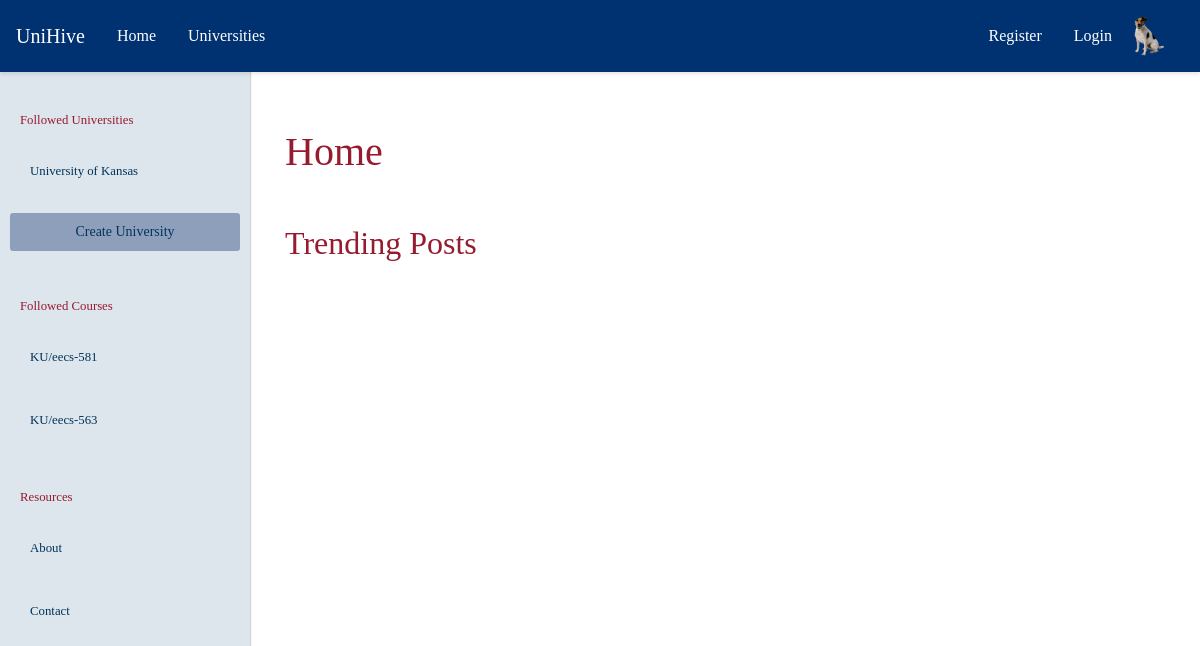
The page / on the database its author committed.
### tables this page shows
CREATE TABLE universities (
            id          INTEGER PRIMARY KEY,
            created     TIMESTAMP DEFAULT CURRENT_TIMESTAMP NOT NULL,
            name        VARCHAR UNIQUE NOT NULL,
            acronym     VARCHAR UNIQUE,
            description VARCHAR,
            logo        VARCHAR
        );

CREATE TABLE courses (
            id            INTEGER PRIMARY KEY,
            created       TIMESTAMP DEFAULT CURRENT_TIMESTAMP NOT NULL,
            name          VARCHAR NOT NULL,
            description   VARCHAR,
            course_number VARCHAR,
            department    INTEGER,
            hours         INTEGER,
            university    INTEGER NOT NULL,
            popularity_score INTEGER DEFAULT 0 
        );

### main.py (the view)
@app.route("/")
def home():
    return render_template('home.html')

### db.py (called while the page is built)
def query(query: str, parameters: tuple = tuple(), *, count: int = None):
    try:
        cursor = connection.cursor()               # Create a database cursor
        result = cursor.execute(query, parameters) # Execute the query safely
        connection.commit()                        # Commit the changes to DB
        if count is None:                  # If the count was not set
            return result.fetchall()       # Fetch every row in query
        if count == 1:                     # If the count was set one
            return result.fetchone()       # Fetch a single query row
        else:                              # If count was other value
            return result.fetchmany(count) # Fetch desired row amount
    except sqlite3.Error as e:
        print("[QUERY ERROR]", e)
        return False
    finally:
        cursor.close()

### department.py (called while the page is built)
    @staticmethod
    def get_department_by_id(id: int):
        params = query(
            "SELECT id, name, abbreviation, university FROM departments WHERE id = ?",
            (id,),
            count = 1
        )
        if not params: return None # Department not found
        return Department(*params) # Construct department object

### main.py (called while the page is built)
@app.context_processor
def inject_default():
    return dict(
        USERS   = USERS,
        SESSION = SESSION,
        active  = None
    )

### university.py (called while the page is built)
    @staticmethod
    def get_university_by_id(id: int):
        params = query(
            "SELECT id, name, acronym, description FROM universities WHERE id = ?;",
            (id,),
            count = 1
        )
        if not params: return None # University not found
        return University(*params) # Construct university object

### user.py (called while the page is built)
    @property
    def followed_universities(self):
        return [University(*params) for params in query(
            """
                SELECT DISTINCT universities.id, name, acronym, description
                FROM universities INNER JOIN user_universities
                ON universities.id = user_universities.university
                WHERE user = ?;
            """,
            (self.id,)
        )]

    @property
    def followed_courses(self):
        return [Course(*params) for params in query(
            """
                SELECT DISTINCT courses.id, name, description, course_number, department, university
                FROM courses INNER JOIN user_courses
                ON courses.id = user_courses.course
                WHERE user = ?;
            """,
            (self.id,)
        )]

### templates/home.html (shortened to what this page needs)
{% extends 'base.html' %}
{% block content_title %}Home{% endblock %}
{% block content_subtitle %}Trending Posts{% endblock %}

### templates/base.html (shortened to what this page needs)
<!doctype html>
<html lang="en">
  <head>
    <link
      rel="stylesheet"
      href="https://cdn.jsdelivr.net/npm/bootstrap@4.0.0/dist/css/bootstrap.min.css"
    />
    <link rel="stylesheet" href="{{url_for('static', filename='main.css')}}" />
  </head>
  <body>
    <nav class="navbar navbar-expand-lg navbar-custom fixed-top">
      <div class="container-fluid">
        <div class="d-flex align-items-center">
          <a class="navbar-brand" href="/">UniHive</a>
          <div class="collapse navbar-collapse" id="navbarNavDropdown">
            <ul class="navbar-nav">
              <li class="nav-item">
                <a class="nav-link" href="{{ url_for('home') }}">Home</a>
              </li>
              <li class="nav-item">
                <a class="nav-link" href="#">Universities</a>
              </li>
            </ul>
          </div>
        </div>
        <div class="d-flex align-items-center">
          {% if SESSION.current_user_id %}
          <span class="text-light mr-3"
            >Logged in, {{ USERS[SESSION.current_user_id].username }}</span
          >
          <a
            href="{{ url_for('profile') }}"
            class="btn btn-outline-light btn-sm me-2"
            >Profile</a
          >
          <a
            href="{{ url_for('logout') }}"
            class="btn btn-outline-light btn-sm me-2"
            >Logout</a
          >
          <img
            src="{{ url_for('static', filename='profile_pic.jpg') }}"
            class="rounded-circle profile-img"
            alt="Profile"
          />
          {% else %}
          <a class="nav-link" href="{{ url_for('register') }}">Register</a>
          <a
            class="nav-link d-flex align-items-center gap-2"
            href="{{ url_for('login') }}"
          >
            <span>Login</span>
            <img
              src="{{ url_for('static', filename='profile_pic.jpg') }}"
              class="rounded-circle profile-img"
              alt="Default Profile"
            />
          </a>
          {% endif %}
        </div>
      </div>
    </nav>
    <div class="sidebar">
      <div class="sidebar-header">Followed Universities</div>
      {% for followed_university in
      USERS[SESSION.current_user_id].followed_universities %}
      <a
        href="{{url_for('university', university_acro=followed_university.acronym)}}"
        >{{followed_university.name}}</a
      >
      {% endfor %} {% block sidebar_content %} {% endblock %}
      <a
        href="{{url_for('create_university')}}"
        class="btn navbar-toggler btn-sm text-center"
        role="button"
        aria-disabled="true"
        >Create University</a
      >
      <div class="sidebar-header">Followed Courses</div>
      {% for followed_course in USERS[SESSION.current_user_id].followed_courses
      %}
      <a
        href="{{url_for('course', university_acro=followed_course.university.acronym, course=followed_course.name_combined)}}"
        >{{followed_course.university.acronym}}/{{followed_course.name_combined}}</a
      >
      {% endfor %}
      <div class="sidebar-header">Resources</div>
      <a href="#">About</a>
      <a href="#">Contact</a>
    </div>
    <div class="content">
      <div class="container">
        <h1 class="my-5 text-left">{% block content_title %}{% endblock %}</h1>
        <h2 class="my-4 text-left">
          {% block content_subtitle %}{% endblock %}
        </h2>
      </div>
    </div>
  </body>
</html>

### static/main.css (style rules this page uses)
* { font-family: "PT Serif", serif; }
.sidebar { position: fixed; top: 55px; left: 0; width: 250px; height: 100vh; background-color: #dde5ed; color: #003459; padding-top: 20px; display: flex; flex-direction: column; font-size: .80em; box-shadow: 1px 1px 1px #d7d2cb; }
h1, h2, h3, h4, h5 { color: #971b2f; }
.navbar-custom { background-color: #003459; }
.btn, .navbar-toggler { border: 0; border-radius: .2em; background-color: #8e9fbc; margin: auto; color: white; }
.sidebar a { margin: 10px; border-radius: 3px; color: #003459; text-decoration: none; padding: 12px 20px; text-align: left; display: block; transition: background-color 0.3s; }
.sidebar-header { margin-top: 2em; color: #971b2f; padding: 10px 20px; }
.content { margin-left: 250px; padding: 20px; margin-top: 60px; }
.navbar { position: fixed; top: 0; left: 0; right: 0; z-index: 1030; background-color: #003171; color: white; }
.navbar-brand, .nav-link { color: white; }

### templates/base.html (style rules this page uses)
.navbar { padding: 0.5rem 1rem; box-shadow: 0 2px 4px rgba(0, 0, 0, 0.1); }
.navbar .container-fluid { padding: 0; }
.nav-link { padding: 0.5rem 1rem !important; }
.profile-img { margin-left: 1em; width: 40px; height: 40px; object-fit: cover; }
.btn-sm { padding: 0.25rem 0.5rem; font-size: 0.875rem; }

### rows shown on the page
universities: name "University of Kansas"
courses: university.acronym "KU", name_combined "eecs-581"
courses: university.acronym "KU", name_combined "eecs-563"
